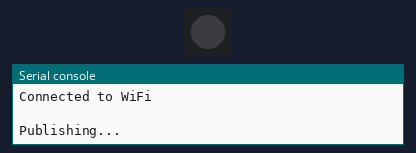
Bench run of a program on a simulated Pycom board running MicroPython. On the bench: 1 RGB LEDs in strip order, left to right, the last lines printed to the serial console. Dim RGB values are drawn brighter than linear; WiFi joins after 1.5 s; random numbers come from a fixed seed; no MQTT or app messages arrive unless stated; threads take turns every 2 ms.

Above: at 1.9 s.
At 4.2 s:
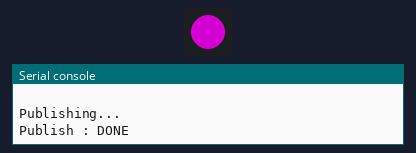
Timing chart, 0 to 4.7 s (numbered marks = the images above):
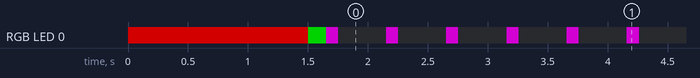

Measured:
- by itself, RGB LED 0: off → RGB(127, 0, 0) at 0.00 s, → RGB(0, 127, 0) 1.5 s later, → RGB(127, 0, 127) 0.15 s later, → off 0.10 s later, … (156 changes in this stretch)

The program:

main.py
```python
import socket
import struct
import ubinascii
import ujson
import time
from network import LoRa
import pycom
import machine
import _thread
from lib.umqtt import MQTTClient


# Dictionary of value for all LoRa devices
dict_node1 = {}
dict_node2 = {}


def lora_dictionary_update(lora_message="", lora_dict={}):
    """ This function is used to update all tags of LoRa node device by using dictionary
        @argument : lora_message (LoRa messgae from node device)
                  : lora_dict (dictionary of node device)
    """
    # Split comma as for each value field in LoRa message
    # split_comma = [( : ), ( : ), ...]
    split_comma = lora_message.split(",")
    for i in range(len(split_comma)):
        try:
            # Split colon as for dictionary format within LoRa message
            # split_colon = [key, value]
            split_colon = split_comma[i].split(":")
            key   = split_colon[0]
            value = split_colon[1]

            # Update dictionary of LoRa device
            lora_dict.update({key:value})
        except Exception as e:
            print(e)


# Initialise LoRa in LORAWAN mode.
# Asia = LoRa.AS923
# Carrier frequency = 923.8 MHz
# BW = 125kHz
lora = LoRa(mode=LoRa.LORA, region=LoRa.AS923, frequency=923800000, sf=7, bandwidth=LoRa.BW_125KHZ, rx_iq=True)

# Create a raw LoRa socket
lora_sock = socket.socket(socket.AF_LORA, socket.SOCK_RAW)
lora_sock.setblocking(False)

# LORA package format initialize
# A basic package header, B: 1 byte for the deviceId, B: 1 byte for the pkg size, %ds: Formatted string for string
_LORA_PKG_FORMAT = "!BB%ds"
# A basic ack package, B: 1 byte for the deviceId, B: 1 byte for the pkg size, B: 1 byte for the Ok (200) or error messages
_LORA_PKG_ACK_FORMAT = "BBB"


# MQTT Initialize
MQTT_BROKER_URL = "soldier.cloudmqtt.com"
MQTT_BROKER_PORT = 17487
MQTT_BROKER_USER = "kdkusjvw"
MQTT_BROKER_PWD = "WnrrajsbXpJY"
MQTT_LORAGATEWAY_ID = str(machine.rng())

subscribe_complete = 0           # flag for subcribe callback complete
def sub_cb(topic, msg):          # sub_cb means "callback subroutine"
    global subscribe_complete
    print((topic, msg))          # Outputs the message that was received. Debugging use.
    subscribe_complete = 1

client = MQTTClient(client_id=MQTT_LORAGATEWAY_ID, server=MQTT_BROKER_URL, port=MQTT_BROKER_PORT, ssl=False, user=MQTT_BROKER_USER, password=MQTT_BROKER_PWD, keepalive=60)
client.set_callback(sub_cb)
client.connect()


def mqtt_publish_encoding(device_dict, topic_name):
    """ This function is used to publish MQTT message as JSON string by using LoRa node device's dictionary
        @argument : device_dict (dictionary of node device)
                  : topic_name (topic name for mqtt publishing)
    """

    # publish all keys in dictionary with 1 string
    mqtt_topic = "{}".format(topic_name)
    mqtt_msg = ujson.dumps(device_dict)

    client.publish(topic=mqtt_topic, msg=mqtt_msg, qos=1, retain=False)
    client.check_msg()


# Initialize lock object for multi-threading
lock = _thread.allocate_lock()


################################################################################################################
# All Threads

def thread_lora_read_package():
    """
        This thread is used for reading a LoRa package from sensor node
    """
    try:
        while True:
            lock.acquire()
            recv_pkg = lora_sock.recv(512)
            lock.release()
            if (len(recv_pkg) > 2):
                # Extract information from lora message
                recv_pkg_len = recv_pkg[1]
                device_id, pkg_len, msg = struct.unpack(_LORA_PKG_FORMAT % recv_pkg_len, recv_pkg)
                msg = msg.decode('utf-8')

                # Check whoose package was? By using device ID
                if device_id == 0x01:
                    lora_dictionary_update(lora_message=msg, lora_dict=dict_node1)
                elif device_id == 0x02:
                    lora_dictionary_update(lora_message=msg, lora_dict=dict_node2)

                # Send ACK
                ack_pkg = struct.pack(_LORA_PKG_ACK_FORMAT, device_id, 1, 200)
                lora_sock.send(ack_pkg)
    finally:
        lock.acquire()
        for i in range(4):
            pycom.rgbled(0x7F0000)
            time.sleep(0.25)
            pycom.rgbled(0x000000)
            time.sleep(0.25)
        lock.release()

def thread_blinking_led():
    """
        This thread is used for blinking LED
    """
    while True:
        pycom.rgbled(0x7F007F)
        time.sleep(0.1)
        pycom.rgbled(0x000000)
        time.sleep(0.4)

def thread_mqtt_publish():
    """
        This thread is used for publishing all LoRa device's Tags via MQTT to MQTT broker
    """
    try:
        while True:
            print("Publishing...")
            mqtt_publish_encoding(dict_node1, "ICTLab_LoRa/node1")
            time.sleep(1)
            mqtt_publish_encoding(dict_node2, "ICTLab_LoRa/node2")
            time.sleep(1)
            print("Publish : DONE")
            time.sleep(3)

    finally:
        client.disconnect()
        print("Disconnected from MQTT server.")

def thread_mqtt_subscribe():
    """
        This thread is used for subscribe all LoRa device's Tags via MQTT to MQTT broker
    """
    global subscribe_complete
    try:
        while True:
            print("Subscribe...")
            # Subscribe
            sub_topic = "ICTLab_LoRa/gateway"
            client.subscribe(sub_topic)
            # Wait until MQTT broker has already sent the subcribed message
            while subscribe_complete == 0:
                time.sleep(0.1)
            subscribe_complete = 0
            print("Subscribe : DONE")
            time.sleep(5)

    finally:
        client.disconnect()
        print("Disconnected from MQTT server.")

################################################################################################################


# Start all threads
_thread.start_new_thread(thread_blinking_led, ())
_thread.start_new_thread(thread_lora_read_package, ())
_thread.start_new_thread(thread_mqtt_publish, ())
#_thread.start_new_thread(thread_mqtt_subscribe, ())
```

boot.py
```python
import machine
import uos
import pycom
from network import WLAN


uart = machine.UART(0, 115200)
uos.dupterm(uart)

pycom.heartbeat(False)

# WIFI initialize
pycom.rgbled(0x7F0000)  # RED LED
wlan = WLAN(mode=WLAN.STA)


wlan_ssid = "ASUS_for_ICT"
wlan_pwd  = "ictadmin"

"""
wlan_ssid = "KDS_A"
wlan_pwd  = "jo123thai"
"""
"""
wlan_ssid = "SARAWUT_2.4G"
wlan_pwd = "0891190312"
"""
"""
wlan_ssid = "Xperia Z5_9fc5"
wlan_pwd = "lasplagas"
"""

wlan.connect(wlan_ssid, auth=(WLAN.WPA2, wlan_pwd), timeout=5000)
while not wlan.isconnected():
    machine.idle()
print("Connected to WiFi\n")
pycom.rgbled(0x007F00)  # GREEN LED
```
